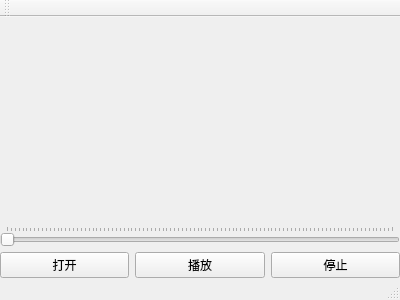
<?xml version="1.0" encoding="UTF-8"?>
<ui version="4.0">
 <class>MainWindow</class>
 <widget class="QMainWindow" name="MainWindow">
  <property name="geometry">
   <rect>
    <x>0</x>
    <y>0</y>
    <width>400</width>
    <height>300</height>
   </rect>
  </property>
  <property name="windowTitle">
   <string>MainWindow</string>
  </property>
  <widget class="QWidget" name="centralWidget">
   <layout class="QGridLayout" name="gridLayout">
    <property name="leftMargin">
     <number>0</number>
    </property>
    <property name="topMargin">
     <number>0</number>
    </property>
    <property name="rightMargin">
     <number>0</number>
    </property>
    <property name="bottomMargin">
     <number>0</number>
    </property>
    <item row="0" column="0" colspan="3">
     <widget class="VideoWidget" name="widget" native="true"/>
    </item>
    <item row="2" column="2">
     <widget class="QPushButton" name="bt_Stop">
      <property name="text">
       <string>停止</string>
      </property>
     </widget>
    </item>
    <item row="2" column="1">
     <widget class="QPushButton" name="bt_Play">
      <property name="text">
       <string>播放</string>
      </property>
     </widget>
    </item>
    <item row="2" column="0">
     <widget class="QPushButton" name="bt_Open">
      <property name="text">
       <string>打开</string>
      </property>
     </widget>
    </item>
    <item row="1" column="0" colspan="3">
     <widget class="QSlider" name="progressBar">
      <property name="orientation">
       <enum>Qt::Horizontal</enum>
      </property>
      <property name="invertedAppearance">
       <bool>false</bool>
      </property>
      <property name="invertedControls">
       <bool>false</bool>
      </property>
      <property name="tickPosition">
       <enum>QSlider::TicksAbove</enum>
      </property>
     </widget>
    </item>
   </layout>
  </widget>
  <widget class="QMenuBar" name="menuBar">
   <property name="geometry">
    <rect>
     <x>0</x>
     <y>0</y>
     <width>400</width>
     <height>23</height>
    </rect>
   </property>
  </widget>
  <widget class="QToolBar" name="mainToolBar">
   <attribute name="toolBarArea">
    <enum>TopToolBarArea</enum>
   </attribute>
   <attribute name="toolBarBreak">
    <bool>false</bool>
   </attribute>
  </widget>
  <widget class="QStatusBar" name="statusBar"/>
 </widget>
 <layoutdefault spacing="6" margin="11"/>
 <customwidgets>
  <customwidget>
   <class>VideoWidget</class>
   <extends>QWidget</extends>
   <header location="global">videowidget.h</header>
   <container>1</container>
  </customwidget>
 </customwidgets>
 <resources/>
 <connections/>
</ui>
